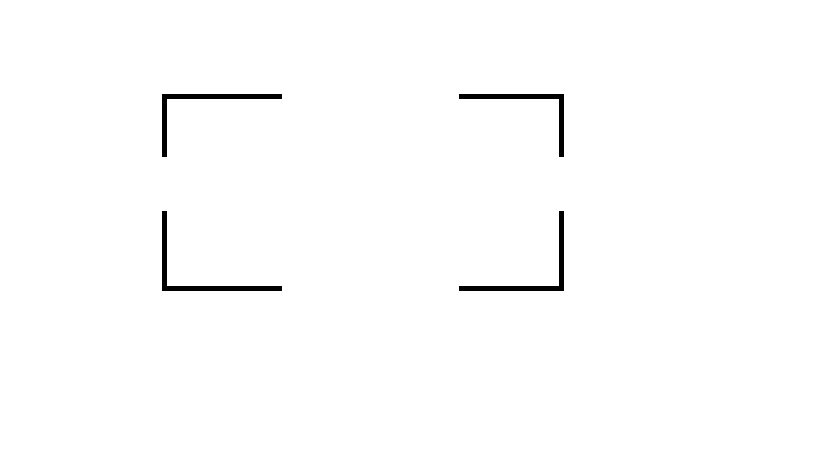
#> input picture Week 8/Code-Week#8/lines.png, 819 x 460 px, found by its file name
$ python '1. Lines detection.py'
#> lines starting #> are read from the running program, lines starting #| are printed output that depends on the picture; after the words box and inside, x2 and y2 are one past the last pixel; in counts of white or black regions, pixels touching at a corner belong together
import cv2
import numpy as np

img = cv2.imread("C:/Users/Downloads/COSC/Week#8/lines.png")
#> img is the input picture: shape (460, 819, 3); 99% white; 4 black regions, box (x1, y1, x2, y2) and area: (162, 211, 282, 291) 975, (459, 211, 564, 291) 900, (162, 94, 282, 157) 890, (459, 94, 564, 157) 815
gray = cv2.cvtColor(img, cv2.COLOR_BGR2GRAY)
edges = cv2.Canny(gray, 75, 150)
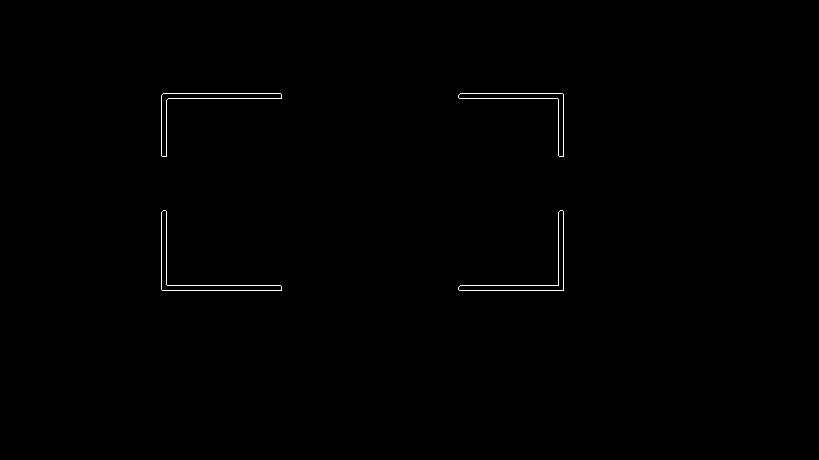
#> edges: shape (460, 819); 0.38% white in thin lines or dots, all inside (x1, y1, x2, y2) = (161, 93, 564, 291)

lines = cv2.HoughLinesP(edges, 1, np.pi/180, 30, maxLineGap=50) #Houghlines probablistic #maxLineGap=250
#> lines = 21 rows, first 6: [163, 93, 280, 93], [460, 285, 563, 285], [459, 98, 563, 98], [161, 99, 281, 97], [459, 290, 563, 290], [166, 290, 166, 211]
for line in lines:
    x1, y1, x2, y2 = line[0]
    cv2.line(img, (x1, y1), (x2, y2), (0, 255, 0), 3)
#> this loop made 21 passes
#> (x1, y1, x2, y2) on passes 1 to 12: (163, 93, 280, 93), (460, 285, 563, 285), (459, 98, 563, 98), (161, 99, 281, 97), (459, 290, 563, 290), (166, 290, 166, 211), (558, 155, 558, 93), (563, 156, 563, 94), (161, 155, 161, 95), (216, 285, 272, 285), (515, 93, 562, 93), (170, 98, 199, 98)
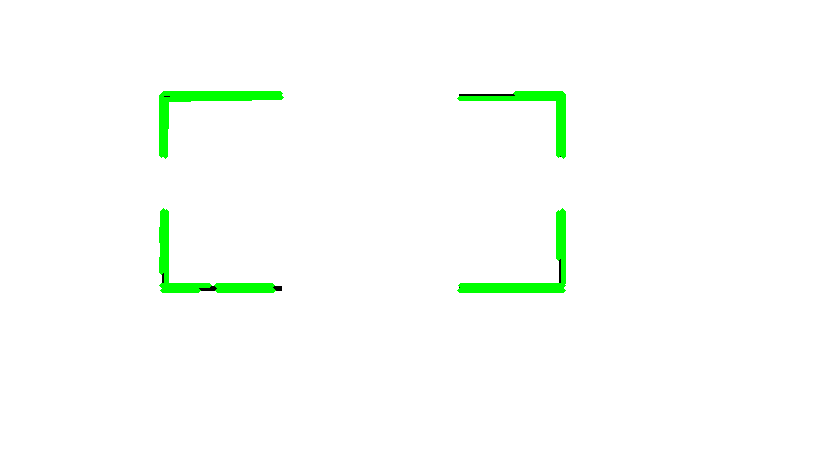
#> img: shape (460, 819, 3); 1.72% of pixels changed, all inside (x1, y1, x2, y2) = (159, 91, 566, 293)


cv2.imshow("Edges", edges)
cv2.imshow("Image", img)
cv2.imwrite("1.3_lines_with_gap.jpg", img)
cv2.waitKey(0)
cv2.destroyAllWindows()

$ run again, with Week 8/Code-Week#8/shape.jpg saved as Week 8/Code-Week#8/lines.png
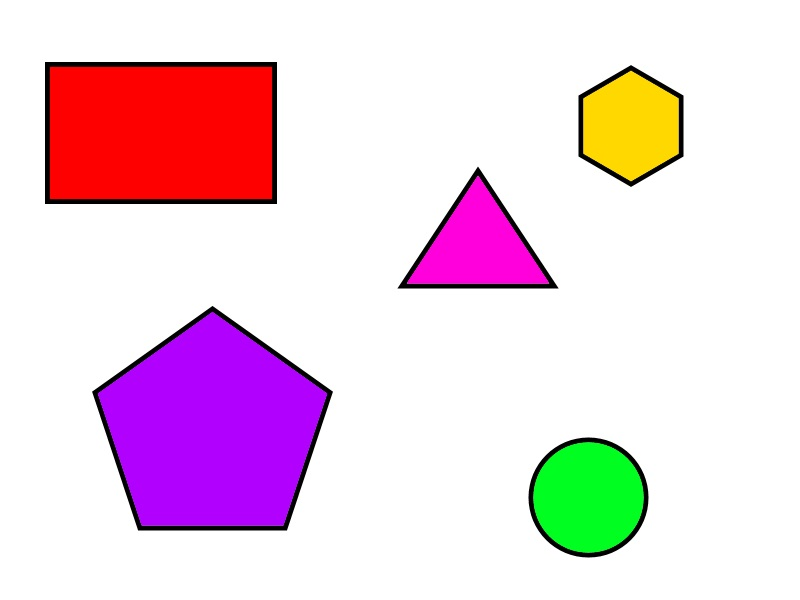
#> input picture Week 8/Code-Week#8/shape.jpg, 800 x 600 px, found by its file name
#> img is the input picture: shape (600, 800, 3); mean B, G, R 223.7, 210.1, 237.8
#> `edges = cv2.Canny(gray, 75, 150)`:
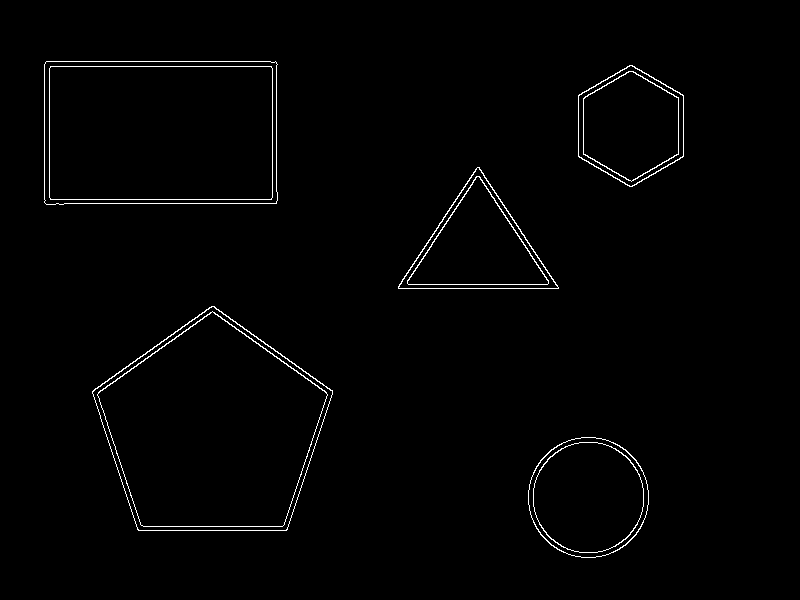
#> edges: shape (600, 800); 1.2% white in thin lines or dots, all inside (x1, y1, x2, y2) = (44, 61, 684, 558)
#> lines = 51 rows, first 6: [44, 66, 276, 66], [45, 203, 276, 203], [138, 530, 286, 530], [49, 204, 49, 61], [46, 61, 275, 61], [136, 526, 288, 526]
#> the loop `for line in lines:` made 51 passes
#> after the loop `for line in lines:`:
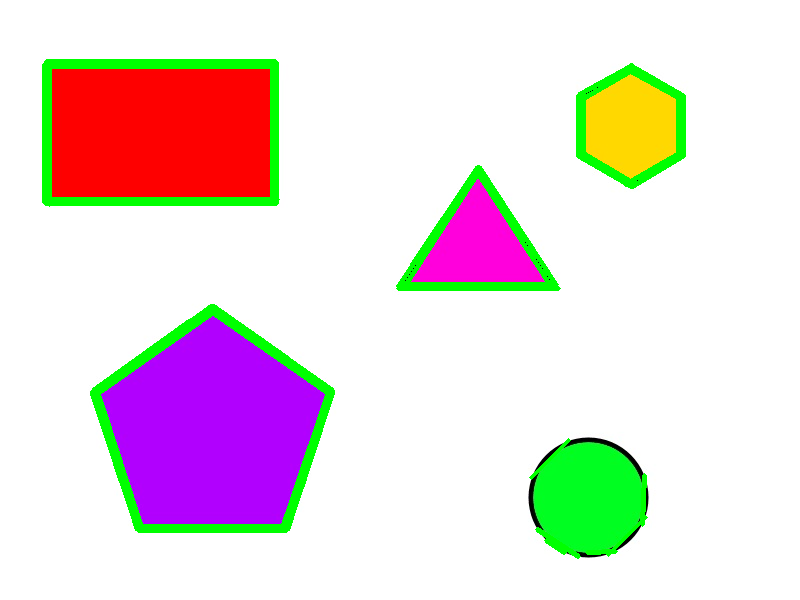
#> img: shape (600, 800, 3); 4.69% of pixels changed, all inside (x1, y1, x2, y2) = (42, 59, 686, 559)
